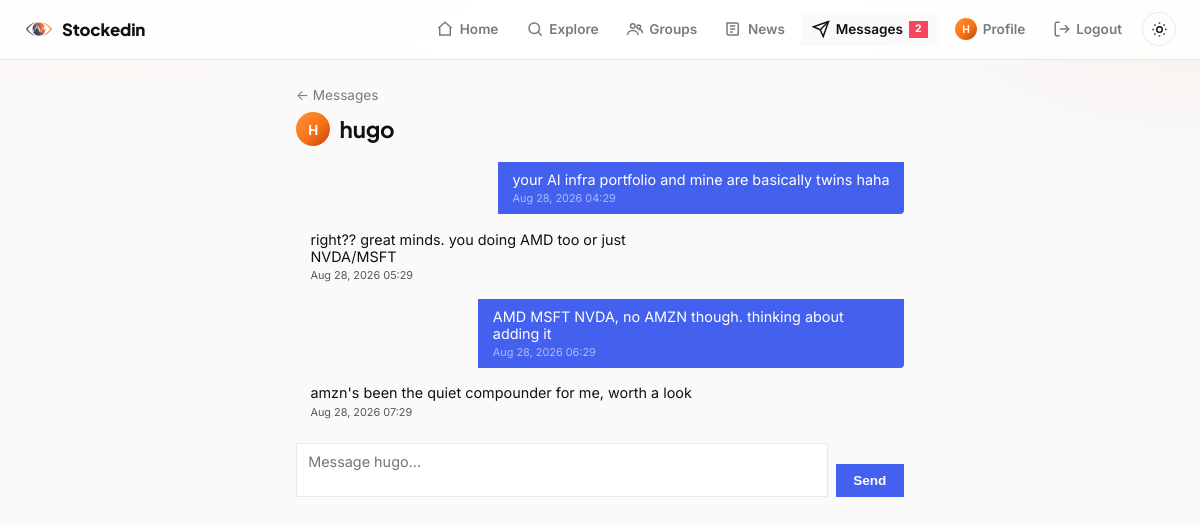
The page /messages/hugo (signed in) on the database its author committed.
### models.py (models this page shows, shortened)
class User(UserMixin, db.Model):
    __tablename__ = "users"
    id = db.Column(db.Integer, primary_key=True)
    username = db.Column(db.String(32), unique=True, nullable=False, index=True)
    email = db.Column(db.String(120), unique=True, nullable=False)
    password_hash = db.Column(db.String(256), nullable=False)
    bio = db.Column(db.String(200))
    created_at = db.Column(db.DateTime, default=datetime.utcnow, nullable=False)
    university = db.Column(db.String(120), index=True)
    degree = db.Column(db.String(120))
    grad_year = db.Column(db.Integer)
    portfolio = db.relationship(
        "Portfolio",
        back_populates="owner",
        uselist=False,
        cascade="all, delete-orphan",
    )
    likes = db.relationship("Like", back_populates="user", cascade="all, delete-orphan")
    comments = db.relationship(
        "Comment", back_populates="user", cascade="all, delete-orphan"
    )
    predictions = db.relationship(
        "Prediction",
        back_populates="user",
        cascade="all, delete-orphan",
        order_by="Prediction.created_at.desc()",
    )
    group_memberships = db.relationship(
        "GroupMembership", back_populates="user", cascade="all, delete-orphan"
    )
    following = db.relationship(
        "Follow",
        foreign_keys="Follow.follower_id",
        back_populates="follower",
        cascade="all, delete-orphan",
    )
    followers = db.relationship(
        "Follow",
        foreign_keys="Follow.followed_id",
        back_populates="followed",
        cascade="all, delete-orphan",
    )
    def is_following(self, other):
        if other is None:
            return False
        return (
            Follow.query.filter_by(follower_id=self.id, followed_id=other.id).first()
            is not None
        )
    def is_mutual_with(self, other):
        if other is None or other.id == self.id:
            return False
        return self.is_following(other) and other.is_following(self)
    @property
    def unread_message_count(self):
        return Message.query.filter_by(recipient_id=self.id, read_at=None).count()

class Message(db.Model):
    __tablename__ = "messages"
    id = db.Column(db.Integer, primary_key=True)
    sender_id = db.Column(db.Integer, db.ForeignKey("users.id"), nullable=False)
    recipient_id = db.Column(db.Integer, db.ForeignKey("users.id"), nullable=False)
    body = db.Column(db.String(1000), nullable=False)
    created_at = db.Column(db.DateTime, default=datetime.utcnow, nullable=False)
    read_at = db.Column(db.DateTime)
    sender = db.relationship("User", foreign_keys=[sender_id])
    recipient = db.relationship("User", foreign_keys=[recipient_id])

### routes_messages.py (the view)
@login_required
def thread(username):
    target = User.query.filter_by(username=username).first_or_404()
    if not current_user.is_mutual_with(target):
        abort(403)
    form = MessageForm()
    if form.validate_on_submit():
        db.session.add(
            Message(sender_id=current_user.id, recipient_id=target.id, body=form.body.data)
        )
        db.session.commit()
        form.body.data = ""
    _thread_query(current_user.id, target.id).filter(
        Message.sender_id == target.id, Message.read_at.is_(None)
    ).update({"read_at": datetime.utcnow()}, synchronize_session=False)
    db.session.commit()
    messages = _thread_query(current_user.id, target.id).order_by(Message.created_at).all()
    return render_template(
        "messages_thread.html", target=target, messages=messages, form=form
    )

### forms.py
class MessageForm(FlaskForm):
    body = TextAreaField(
        "Message", validators=[DataRequired(), Length(max=1000)]
    )
    submit = SubmitField("Send")

### app.py (called while the page is built)
def create_app():
    app = Flask(__name__, instance_relative_config=True)
    app.config.from_object(Config)
    db.init_app(app)
    login_manager.init_app(app)
    csrf.init_app(app)
    routes_auth.register(app)
    routes_portfolio.register(app)
    routes_social.register(app)
    routes_news.register(app)
    routes_messages.register(app)
    routes_discover.register(app)
    routes_groups.register(app)
    routes_predictions.register(app)
    @app.context_processor
    def inject_unread_message_count():
        if current_user.is_authenticated:
            return {"unread_message_count": current_user.unread_message_count}
        return {"unread_message_count": 0}
    return app

### models.py (called while the page is built)
@login_manager.user_loader
def load_user(user_id):
    return db.session.get(User, int(user_id))

### routes_messages.py (called while the page is built)
def _thread_query(user_a_id, user_b_id):
    return Message.query.filter(
        or_(
            and_(Message.sender_id == user_a_id, Message.recipient_id == user_b_id),
            and_(Message.sender_id == user_b_id, Message.recipient_id == user_a_id),
        )
    )

### templates/messages_thread.html (shortened to what this page needs)
{% extends "base.html" %}
{% block content %}
  <a class="back-link" href="{{ url_for('inbox') }}">&larr; Messages</a>
  <h1 class="thread-heading">
    <span class="avatar">{{ target.username[0]|upper }}</span>
    {{ target.username }}
  </h1>
  <div class="message-list">
    {% if messages %}
      {% for m in messages %}
        <div class="message-bubble {{ 'mine' if m.sender_id == current_user.id else 'theirs' }}">
          <p>{{ m.body }}</p>
          <span class="message-time">{{ m.created_at.strftime('%b %d, %Y %H:%M') }}</span>
        </div>
      {% endfor %}
    {% else %}
      <p class="empty-state">No messages yet &mdash; say hello.</p>
    {% endif %}
  </div>
  <form method="post" class="message-form">
    {{ form.body(placeholder="Message " + target.username + "...", rows=2) }}
    {{ form.submit(class="btn btn-primary") }}
  </form>
{% endblock %}

### templates/base.html (shortened to what this page needs)
<!doctype html>
<html lang="en">
<head>
  <link rel="stylesheet" href="{{ url_for('static', filename='style.css') }}">
</head>
<body>
  <nav class="navbar">
    <a class="brand" href="{{ url_for('feed') if current_user.is_authenticated else url_for('login') }}">
      <img class="brand-mark" src="{{ url_for('static', filename='images/logo-icon.png') }}" alt="">
      Stockedin
    </a>
    <div class="nav-links">
      {% if current_user.is_authenticated %}
        <a href="{{ url_for('feed') }}" class="nav-link {{ 'active' if request.endpoint == 'feed' }}">
          <svg viewBox="0 0 24 24" fill="none" stroke="currentColor" stroke-width="2"><path d="M3 11l9-8 9 8"/><path d="M5 10v10h14V10"/></svg>
          <span>Home</span>
        </a>
        <a href="{{ url_for('explore') }}" class="nav-link {{ 'active' if request.endpoint == 'explore' }}">
          <svg viewBox="0 0 24 24" fill="none" stroke="currentColor" stroke-width="2"><circle cx="11" cy="11" r="7"/><path d="m21 21-4.3-4.3"/></svg>
          <span>Explore</span>
        </a>
        <a href="{{ url_for('groups_home') }}" class="nav-link {{ 'active' if request.endpoint in ('groups_home', 'group_detail', 'group_new', 'group_join') }}">
          <svg viewBox="0 0 24 24" fill="none" stroke="currentColor" stroke-width="2"><circle cx="9" cy="8" r="3"/><path d="M2 20c0-3.3 3.1-6 7-6s7 2.7 7 6"/><circle cx="17" cy="9" r="2.5"/><path d="M17 12.5c2.5 0 5 1.8 5 5"/></svg>
          <span>Groups</span>
        </a>
        <a href="{{ url_for('news') }}" class="nav-link {{ 'active' if request.endpoint == 'news' }}">
          <svg viewBox="0 0 24 24" fill="none" stroke="currentColor" stroke-width="2"><path d="M4 4h13a2 2 0 0 1 2 2v13a1 1 0 0 1-1 1H6a2 2 0 0 1-2-2z"/><path d="M8 8h7M8 12h7M8 16h4"/></svg>
          <span>News</span>
        </a>
        <a href="{{ url_for('inbox') }}" class="nav-link {{ 'active' if request.endpoint in ('inbox', 'thread') }}">
          <svg viewBox="0 0 24 24" fill="none" stroke="currentColor" stroke-width="2"><path d="M22 2 11 13"/><path d="M22 2 15 22l-4-9-9-4z"/></svg>
          <span>Messages</span>
          {% if unread_message_count %}<span class="nav-badge">{{ unread_message_count }}</span>{% endif %}
        </a>
        <a href="{{ url_for('profile', username=current_user.username) }}" class="nav-link {{ 'active' if request.endpoint == 'profile' and request.view_args.username == current_user.username }}">
          <span class="avatar avatar-nav">{{ current_user.username[0]|upper }}</span>
          <span>Profile</span>
        </a>
        <a href="{{ url_for('logout') }}" class="nav-link">
          <svg viewBox="0 0 24 24" fill="none" stroke="currentColor" stroke-width="2"><path d="M9 21H5a2 2 0 0 1-2-2V5a2 2 0 0 1 2-2h4"/><path d="M16 17l5-5-5-5"/><path d="M21 12H9"/></svg>
          <span>Logout</span>
        </a>
      {% else %}
        <a class="nav-link" href="{{ url_for('login') }}"><span>Login</span></a>
        <a class="nav-link" href="{{ url_for('signup') }}"><span>Sign up</span></a>
      {% endif %}
      <button type="button" id="theme-toggle" class="theme-toggle" aria-label="Toggle dark mode">
        <svg class="icon-sun" viewBox="0 0 24 24" fill="none" stroke="currentColor" stroke-width="2"><circle cx="12" cy="12" r="4"/><path d="M12 2v2M12 20v2M4.9 4.9l1.4 1.4M17.7 17.7l1.4 1.4M2 12h2M20 12h2M4.9 19.1l1.4-1.4M17.7 6.3l1.4-1.4"/></svg>
      </button>
    </div>
  </nav>
  <main class="container {% block container_class %}{% endblock %}">
    {% block content %}{% endblock %}
  </main>
</body>
</html>

### rows shown on the page
User: username "H"
User: username "H", username "hugo"
Message: body "your AI infra portfolio and mine are basically twins haha", created_at "Aug 28, 2026 04:29"
Message: body "right?? great minds. you doing AMD too or just NVDA/MSFT", created_at "Aug 28, 2026 05:29"
Message: body "AMD MSFT NVDA, no AMZN though. thinking about adding it", created_at "Aug 28, 2026 06:29"
Message: body "amzn's been the quiet compounder for me, worth a look", created_at "Aug 28, 2026 07:29"

### other values the page prints
{{ unread_message_count }} "2"
